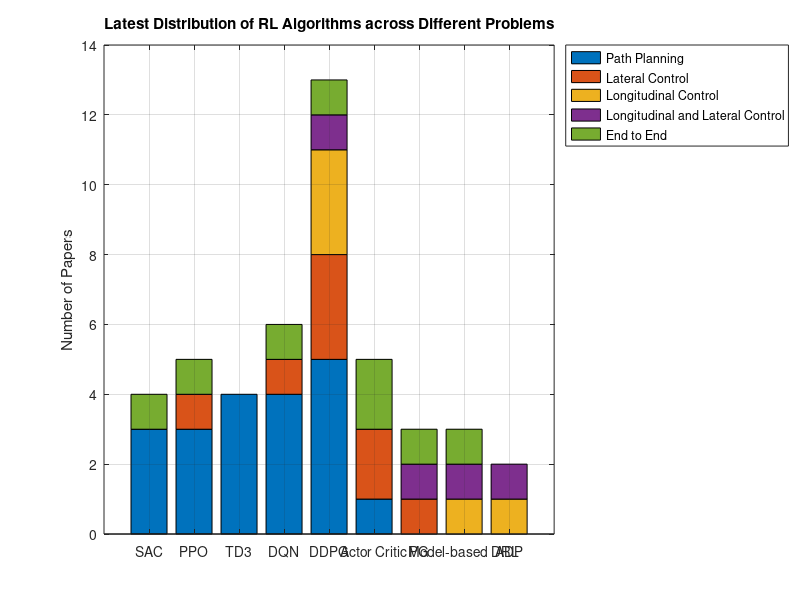
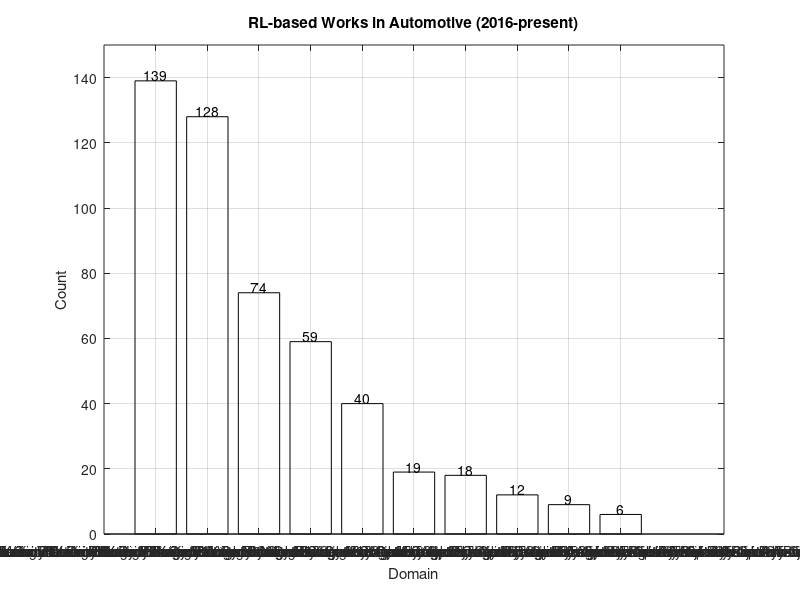

Write the MATLAB code that produced these figures, in order.
% Most Recent Data Preparation
algorithms = {'SAC', 'PPO', 'TD3', 'DQN', 'DDPG', 'Actor Critic', 'PG', 'Model-based DRL', 'ADP'};
problems = {'Path Planning', 'Lateral Control', 'Longitudinal Control', 'Longitudinal and Lateral Control', 'End to End'};
data_transposed = [
    3, 3, 4, 4, 5, 1, 0, 0, 0; % Path Planning
    0, 1, 0, 1, 3, 2, 1, 0, 0; % Lateral Control
    0, 0, 0, 0, 3, 0, 0, 1, 1; % Longitudinal Control
    0, 0, 0, 0, 1, 0, 1, 1, 1; % Longitudinal and Lateral Control
    1, 1, 0, 1, 1, 2, 1, 1, 0  % End to End
]';

% Plotting
figure;
b = bar(data_transposed, 'stacked');
set(gca, 'XTickLabel', algorithms);
legend(problems, 'Location', 'bestoutside', 'Interpreter', 'none');
ylabel('Number of Papers');
title('Latest Distribution of RL Algorithms across Different Problems');

% Beautify the graph
set(gca, 'XTickLabelRotation', 45);
grid on;
box on;
set(gcf, 'Position', [100, 100, 1200, 600]); % Adjust figure size

%%

domains = ["Behavior Decision", "Traffic Efficiency", "Motion Planning", "V2X Communication", ...
           "Lateral Control", "Energy Management", "Velocity Control", "Trajectory Optimization", ...
           "Dynamic Obstacle Avoidance", "Risk Assessment"];
counts = [139, 128, 74, 59, 40, 19, 18, 12, 9, 6];

figure;
bar(counts, 'FaceColor', 'flat');
set(gca, 'XTickLabel', domains, 'XTickLabelRotation', 45);
xlabel('Domain');
ylabel('Count');
title('RL-based Works in Automotive (2016-present)');
grid on;
ylim([0 150]); % Adjust Y-axis maximum to 150

% Add counts above bars
for i = 1:length(counts)
    text(i, counts(i), num2str(counts(i)), 'HorizontalAlignment', 'center', 'VerticalAlignment', 'bottom');
end

